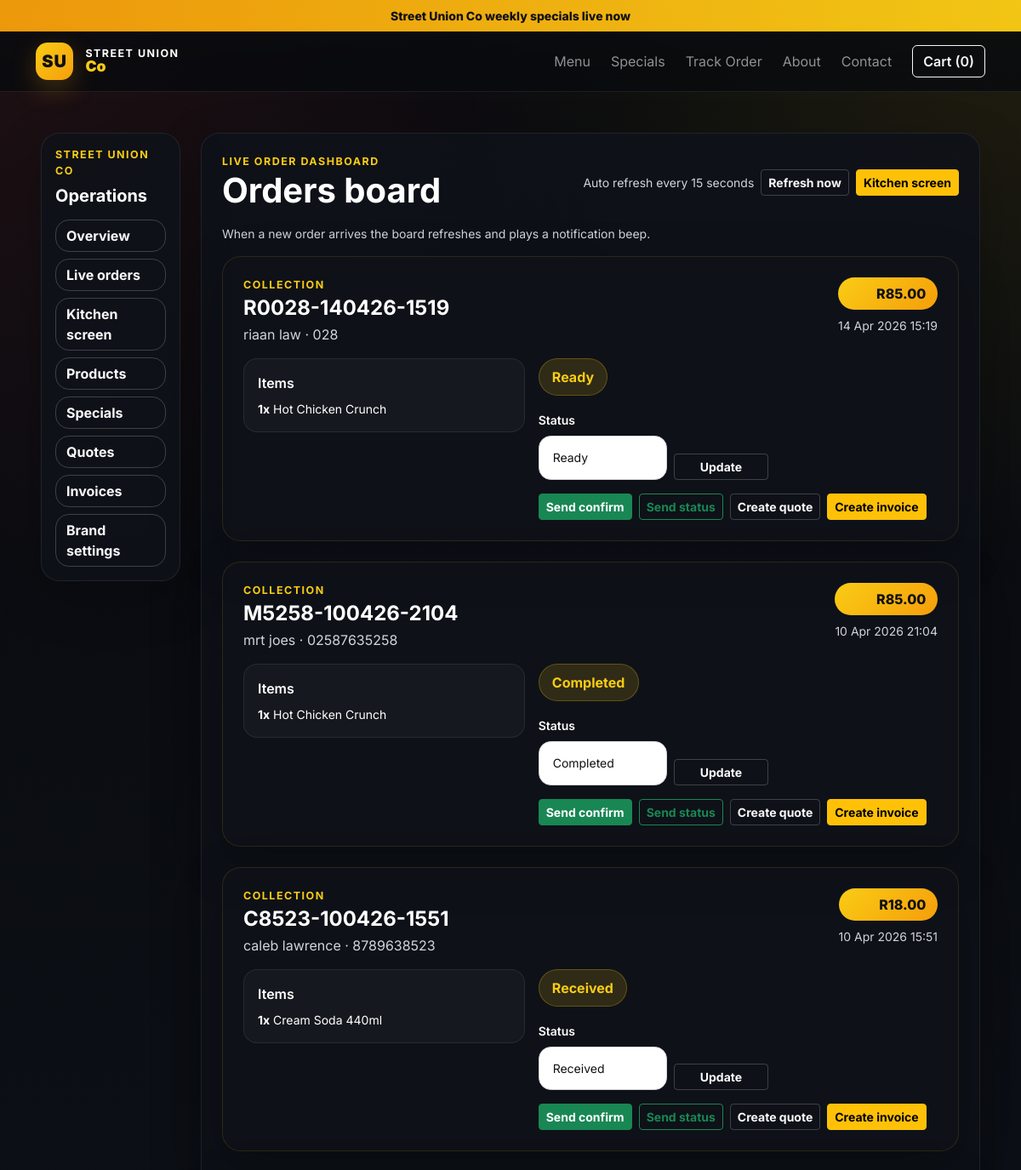
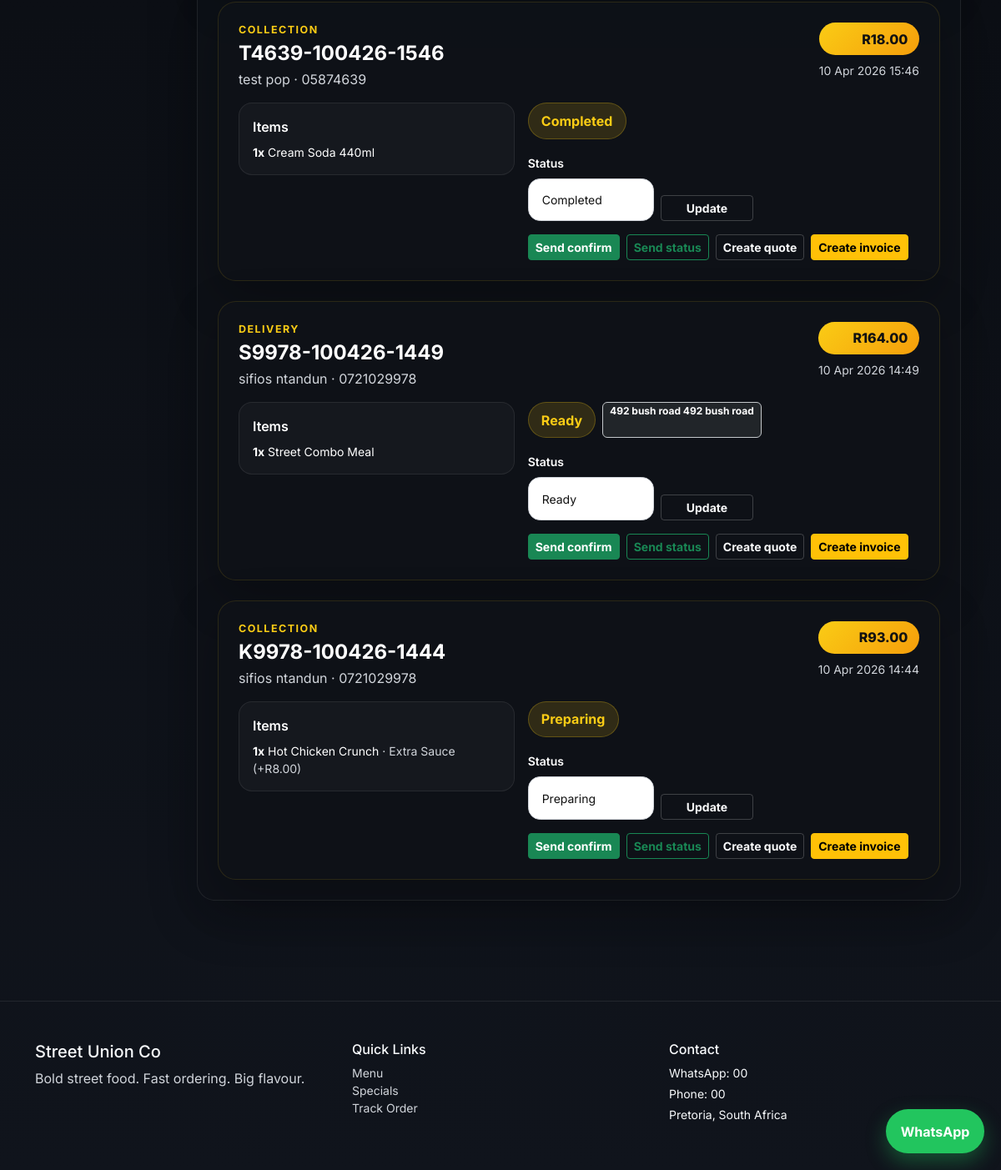
Screenshot of /dashboard/orders/ with the database file from the repository (2 pictures, top to bottom).
### orders/models.py (models this page shows, shortened)
class TimeStampedModel(models.Model):
    created_at = models.DateTimeField(auto_now_add=True)
    updated_at = models.DateTimeField(auto_now=True)
    class Meta:
        abstract = True

class SiteSetting(TimeStampedModel):
    business_name = models.CharField(max_length=150, default='Street Union Co')
    tagline = models.CharField(max_length=220, blank=True)
    whatsapp_number = models.CharField(max_length=20, blank=True)
    support_email = models.EmailField(blank=True)
    phone_number = models.CharField(max_length=20, blank=True)
    address = models.TextField(blank=True)
    delivery_note = models.CharField(max_length=220, blank=True)
    promo_text = models.CharField(max_length=220, blank=True)

class Order(TimeStampedModel):
    STATUS_CHOICES = [
        ('received', 'Received'),
        ('preparing', 'Preparing'),
        ('ready', 'Ready'),
        ('out-for-delivery', 'Out for Delivery'),
        ('completed', 'Completed'),
        ('cancelled', 'Cancelled'),
    ]
    TYPE_CHOICES = [('collection', 'Collection'), ('delivery', 'Delivery')]
    customer = models.ForeignKey(Customer, on_delete=models.CASCADE, related_name='orders')
    order_number = models.CharField(max_length=40, unique=True)
    order_type = models.CharField(max_length=20, choices=TYPE_CHOICES, default='collection')
    delivery_zone = models.ForeignKey(
        DeliveryZone, on_delete=models.SET_NULL, null=True, blank=True, related_name='orders'
    )
    delivery_address = models.TextField(blank=True)
    note = models.TextField(blank=True)
    subtotal = models.DecimalField(max_digits=10, decimal_places=2, default=0)
    delivery_fee = models.DecimalField(max_digits=10, decimal_places=2, default=0)
    total = models.DecimalField(max_digits=10, decimal_places=2, default=0)
    status = models.CharField(max_length=30, choices=STATUS_CHOICES, default='received')
    class Meta:
        ordering = ['-created_at']

class Customer(TimeStampedModel):
    first_name = models.CharField(max_length=100)
    last_name = models.CharField(max_length=100, blank=True)
    phone_number = models.CharField(max_length=20)
    email = models.EmailField(blank=True)
    class Meta:
        ordering = ['first_name', 'last_name']
    def __str__(self):
        return f'{self.first_name} {self.last_name}'.strip()

class OrderItem(TimeStampedModel):
    order = models.ForeignKey(Order, on_delete=models.CASCADE, related_name='items')
    product = models.ForeignKey(Product, on_delete=models.SET_NULL, null=True, blank=True)
    product_name = models.CharField(max_length=150)
    quantity = models.PositiveIntegerField(default=1)
    unit_price = models.DecimalField(max_digits=10, decimal_places=2)
    extras_summary = models.TextField(blank=True)
    line_total = models.DecimalField(max_digits=10, decimal_places=2)

### orders/views.py (the view)
# urls.py: path('dashboard/orders/', views.dashboard_orders, name='dashboard_orders'),
def dashboard_orders(request: HttpRequest) -> HttpResponse:
    orders = Order.objects.select_related('customer', 'delivery_zone').prefetch_related('items')
    return render(request, 'orders/dashboard/orders.html', {
        'orders': orders,
        'status_form': OrderStatusForm(),
    })

### orders/forms.py
class OrderStatusForm(forms.Form):
    status = forms.ChoiceField(
        choices=[
            ('received', 'Received'),
            ('preparing', 'Preparing'),
            ('ready', 'Ready'),
            ('out-for-delivery', 'Out for Delivery'),
            ('completed', 'Completed'),
            ('cancelled', 'Cancelled'),
        ],
        widget=forms.Select(attrs={'class': 'form-select form-select-sm'}),
    )

### orders/templates/orders/dashboard/orders.html (shortened to what this page needs)
{% extends 'orders/dashboard/base_dashboard.html' %}
{% block dashboard_content %}
<div class="panel p-4 mb-4">
    <div class="d-flex justify-content-between align-items-center flex-wrap gap-3 mb-3">
        <div>
            <div class="section-kicker">Live order dashboard</div>
            <h1 class="fw-bold mb-0">Orders board</h1>
        </div>
        <div class="d-flex gap-2 flex-wrap align-items-center">
            <span class="small text-light-emphasis">Auto refresh every 15 seconds</span>
            <button class="btn btn-outline-light btn-sm" id="manualRefreshBtn" type="button">Refresh now</button>
            <a href="{% url 'orders:kitchen_screen' %}" class="btn btn-warning btn-sm">Kitchen screen</a>
        </div>
    </div>
    <div class="small text-light-emphasis mb-3">When a new order arrives the board refreshes and plays a notification beep.</div>
    <div id="liveOrderGrid" class="row g-4">
        {% for order in orders %}
        <div class="col-12" data-order-id="{{ order.id }}">
            <div class="panel p-4 order-board-card">
                <div class="d-flex justify-content-between align-items-start gap-3 flex-wrap mb-3">
                    <div>
                        <div class="section-kicker mb-1">{{ order.get_order_type_display }}</div>
                        <h4 class="fw-bold mb-1">{{ order.order_number }}</h4>
                        <div class="text-light-emphasis">{{ order.customer }} · {{ order.customer.phone_number }}</div>
                    </div>
                    <div class="text-end">
                        <div class="price-pill">{{ currency_symbol }}{{ order.total }}</div>
                        <div class="small text-light-emphasis mt-2">{{ order.created_at|date:'d M Y H:i' }}</div>
                    </div>
                </div>
                <div class="row g-3 align-items-start">
                    <div class="col-lg-5">
                        <div class="mini-panel p-3 h-100">
                            <div class="fw-semibold mb-2">Items</div>
                            <ul class="list-unstyled small mb-0 d-grid gap-2">
                                {% for item in order.items.all %}
                                <li><strong>{{ item.quantity }}x</strong> {{ item.product_name }} {% if item.extras_summary %}<span class="text-light-emphasis">· {{ item.extras_summary }}</span>{% endif %}</li>
                                {% endfor %}
                            </ul>
                        </div>
                    </div>
                    <div class="col-lg-7">
                        <div class="d-flex flex-wrap gap-2 mb-3">
                            <span class="status-badge">{{ order.get_status_display }}</span>
                            {% if order.delivery_address %}<span class="badge text-bg-dark border border-secondary-subtle">{{ order.delivery_address }}</span>{% endif %}
                        </div>
                        <form method="post" action="{% url 'orders:update_order_status' order.id %}" class="row g-2 align-items-end mb-3">
                            <div class="col-sm-6 col-md-4">
                                <label class="form-label small">Status</label>
                                <select name="status" class="form-select form-select-sm">
                                    {% for value,label in status_form.fields.status.choices %}
                                    <option value="{{ value }}" {% if order.status == value %}selected{% endif %}>{{ label }}</option>
                                    {% endfor %}
                                </select>
                            </div>
                            <div class="col-sm-6 col-md-3">
                                <button class="btn btn-outline-light btn-sm w-100" type="submit">Update</button>
                            </div>
                        </form>
                        <div class="d-flex gap-2 flex-wrap">
                            <a href="{% url 'orders:send_order_whatsapp_reply' order.id 'confirm' %}" class="btn btn-success btn-sm" target="_blank">Send confirm</a>
                            <a href="{% url 'orders:send_order_whatsapp_reply' order.id 'status' %}" class="btn btn-outline-success btn-sm" target="_blank">Send status</a>
                            <a href="{% url 'orders:create_quote_from_order' order.id %}" class="btn btn-outline-light btn-sm">Create quote</a>
                            <a href="{% url 'orders:create_invoice_from_order' order.id %}" class="btn btn-warning btn-sm">Create invoice</a>
                        </div>
                    </div>
                </div>
            </div>
        </div>
        {% empty %}
        <div class="col-12"><div class="empty-panel">No orders available.</div></div>
        {% endfor %}
    </div>
</div>
{% endblock %}

### orders/templates/orders/base.html (shortened to what this page needs)
{% load static %}
<!doctype html>
<html lang="en">
<head>
    <link href="https://cdn.jsdelivr.net/npm/bootstrap@5.3.3/dist/css/bootstrap.min.css" rel="stylesheet">
    <link href="{% static 'css/styles.css' %}" rel="stylesheet">
</head>
<body>
    <div class="promo-bar text-center py-2 small">
        {{ site_settings.promo_text|default:'Street Union Co specials are live this week' }}
    </div>
    <nav class="navbar navbar-expand-lg navbar-dark sticky-top glass-nav">
        <div class="container">
            <a class="navbar-brand fw-bold brand-lockup" href="{% url 'orders:home' %}">
                <span class="brand-mark">SU</span>
                <span>
                    <small>Street Union</small>
                    <strong>Co</strong>
                </span>
            </a>
            <div class="collapse navbar-collapse">
                <ul class="navbar-nav ms-auto mb-2 mb-lg-0 align-items-lg-center gap-lg-2">
                    <li class="nav-item"><a class="nav-link" href="{% url 'orders:menu' %}">Menu</a></li>
                    <li class="nav-item"><a class="nav-link" href="{% url 'orders:specials' %}">Specials</a></li>
                    <li class="nav-item"><a class="nav-link" href="{% url 'orders:track_order' %}">Track Order</a></li>
                    <li class="nav-item"><a class="nav-link" href="{% url 'orders:about' %}">About</a></li>
                    <li class="nav-item"><a class="nav-link" href="{% url 'orders:contact' %}">Contact</a></li>
                    <li class="nav-item ms-lg-2">
                        <button class="btn btn-outline-light fw-semibold" type="button" data-bs-toggle="offcanvas" data-bs-target="#cartDrawer">
                            Cart ({{ cart_count|default:0 }})
                        </button>
                    </li>
                </ul>
            </div>
        </div>
    </nav>
    <main>
        {% block content %}{% endblock %}
    </main>
    <a class="whatsapp-float" target="_blank" rel="noopener" href="https://wa.me/{{ whatsapp_number }}">WhatsApp</a>
    <footer class="site-footer mt-5 py-5">
        <div class="container">
            <div class="row g-4">
                <div class="col-md-4">
                    <h5>{{ business_name }}</h5>
                    <p class="text-light-emphasis">{{ site_settings.tagline|default:'Fast flavour. Strong branding. Clean ordering.' }}</p>
                </div>
                <div class="col-md-4">
                    <h6>Quick Links</h6>
                    <ul class="list-unstyled small">
                        <li><a href="{% url 'orders:menu' %}">Menu</a></li>
                        <li><a href="{% url 'orders:specials' %}">Specials</a></li>
                        <li><a href="{% url 'orders:track_order' %}">Track Order</a></li>
                    </ul>
                </div>
                <div class="col-md-4">
                    <h6>Contact</h6>
                    <p class="small mb-1">WhatsApp: {{ site_settings.whatsapp_number|default:whatsapp_number }}</p>
                    <p class="small mb-1">Phone: {{ site_settings.phone_number|default:'067 000 0000' }}</p>
                    <p class="small mb-0">{{ site_settings.address|default:'Pretoria, South Africa' }}</p>
                </div>
            </div>
        </div>
    </footer>
</body>
</html>

### static/css/styles.css (style rules this page uses)
:root { --bg: #0b0d12; --panel: rgba(15, 18, 24, 0.92); --panel-2: rgba(22, 26, 34, 0.95); --panel-border: rgba(255, 255, 255, 0.08); --text: #f8fafc; --muted: #d1d5db; --accent: #facc15; --accent-strong: #f59e0b; --success: #22c55e; }
* { box-sizing: border-box; }
body { font-family: 'Inter', sans-serif; background: radial-gradient(circle at top right, rgba(250, 204, 21, 0.10), transparent 22%), radial-gradient(circle at top left, rgba(239, 68, 68, 0.10), transparent 24%), linear-gradient(180deg, #080a0e 0%, #10141c 100%); color: var(--text); }
a { color: inherit; text-decoration: none; }
.promo-bar { background: linear-gradient(90deg, rgba(245, 158, 11, 0.96), rgba(250, 204, 21, 0.96)); color: #111111; font-weight: 800; }
.glass-nav { backdrop-filter: blur(18px); background: rgba(8, 10, 14, 0.80); border-bottom: 1px solid var(--panel-border); }
.brand-lockup { display: inline-flex; align-items: center; gap: 0.9rem; }
.brand-mark { width: 44px; height: 44px; display: inline-flex; align-items: center; justify-content: center; border-radius: 14px; background: linear-gradient(135deg, var(--accent), var(--accent-strong)); color: #111111; font-weight: 900; letter-spacing: 0.04em; box-shadow: 0 10px 30px rgba(245, 158, 11, 0.25); }
.brand-lockup small, .brand-lockup strong { display: block; line-height: 1; }
.brand-lockup small { color: #ffffff; font-size: 0.78rem; text-transform: uppercase; letter-spacing: 0.12em; }
.brand-lockup strong { color: var(--accent); font-size: 1.1rem; }
.hero-panel, .panel, .success-panel, .special-card, .food-card, .empty-panel, .cart-drawer { background: var(--panel); border: 1px solid var(--panel-border); box-shadow: 0 20px 60px rgba(0, 0, 0, 0.24); border-radius: 1.5rem; }
.special-mini-card, .stat-card, .mini-panel, .extra-option, .category-pill, .drawer-item { background: rgba(255, 255, 255, 0.03); border: 1px solid rgba(255, 255, 255, 0.08); border-radius: 1rem; }
.price-pill { background: linear-gradient(135deg, var(--accent), var(--accent-strong)); color: #111111; border-radius: 999px; padding: 0.45rem 0.85rem; font-weight: 800; white-space: nowrap; }
.section-kicker { text-transform: uppercase; letter-spacing: 0.12em; color: var(--accent); font-size: 0.78rem; font-weight: 700; }
.whatsapp-float { position: fixed; right: 20px; bottom: 20px; background: #22c55e; color: white; padding: 0.9rem 1.1rem; border-radius: 999px; font-weight: 700; box-shadow: 0 10px 25px rgba(34,197,94,0.35); z-index: 1040; }
.site-footer { border-top: 1px solid var(--panel-border); color: var(--text); }
.site-footer a { color: var(--muted); }
.status-badge { padding: 0.55rem 0.95rem; border-radius: 999px; background: rgba(250,204,21,0.14); border: 1px solid rgba(250,204,21,0.25); color: var(--accent); font-weight: 700; }
.form-control, .form-select, textarea { background: #ffffff !important; border: 1px solid #d1d5db !important; color: #111111 !important; border-radius: 0.9rem !important; padding: 0.9rem 1rem !important; }
.form-select option { color: #111111; background: #ffffff; }
.form-label { font-weight: 600; color: #ffffff; }
.text-light-emphasis, .text-body-secondary, .text-muted { color: #d1d5db !important; }
.food-card .btn, .hero-panel .btn, .special-card .btn, .panel .btn { font-weight: 700; }
.food-card h5, .food-card p, .hero-panel h3, .hero-panel p, .special-card h4, .special-card p, .empty-panel, .panel, .success-panel, .mini-panel, .stat-card, .category-pill, .drawer-item, .drawer-total, .cart-drawer { color: #ffffff; }
.dashboard-shell .panel { border-radius: 1.35rem; }
.order-board-card, .kitchen-card { border: 1px solid rgba(250, 204, 21, 0.12); }
.offcanvas .btn-outline-light, .panel .btn-outline-light { border-color: rgba(255,255,255,0.2); }

### rows the page displays
SiteSetting: promo_text "Street Union Co weekly specials live now", business_name "Street Union Co", tagline "Bold street food. Fast ordering. Big flavour.", whatsapp_number "00", phone_number "00", address "Pretoria, South Africa"
Order: order_type "COLLECTION", order_number "R0028-140426-1519", customer "riaan law", customer.phone_number "028", currency_symbol "R", total "85.00", created_at "14 Apr 2026 15:19", status "Ready"
OrderItem: quantity "1", product_name "Hot Chicken Crunch"
Order: order_type "COLLECTION", order_number "M5258-100426-2104", customer "mrt joes", customer.phone_number "02587635258", currency_symbol "R", total "85.00", created_at "10 Apr 2026 21:04", status "Completed"
OrderItem: quantity "1", product_name "Hot Chicken Crunch"
Order: order_type "COLLECTION", order_number "C8523-100426-1551", customer "caleb lawrence", customer.phone_number "8789638523", currency_symbol "R", total "18.00", created_at "10 Apr 2026 15:51", status "Received"
OrderItem: quantity "1", product_name "Cream Soda 440ml"
Order: order_type "COLLECTION", order_number "T4639-100426-1546", customer "test pop", customer.phone_number "05874639", currency_symbol "R", total "18.00", created_at "10 Apr 2026 15:46", status "Completed"
OrderItem: quantity "1", product_name "Cream Soda 440ml"
Order: order_type "DELIVERY", order_number "S9978-100426-1449", customer "sifios ntandun", customer.phone_number "0721029978", currency_symbol "R", total "164.00", created_at "10 Apr 2026 14:49", status "Ready", delivery_address "492 bush road 492 bush road"
OrderItem: quantity "1", product_name "Street Combo Meal"
Order: order_type "COLLECTION", order_number "K9978-100426-1444", customer "sifios ntandun", customer.phone_number "0721029978", currency_symbol "R", total "93.00", created_at "10 Apr 2026 14:44", status "Preparing"
OrderItem: quantity "1", product_name "Hot Chicken Crunch", extras_summary "Extra Sauce (+R8.00)"

### other values shown
{{ cart_count|default:0 }} "0"
